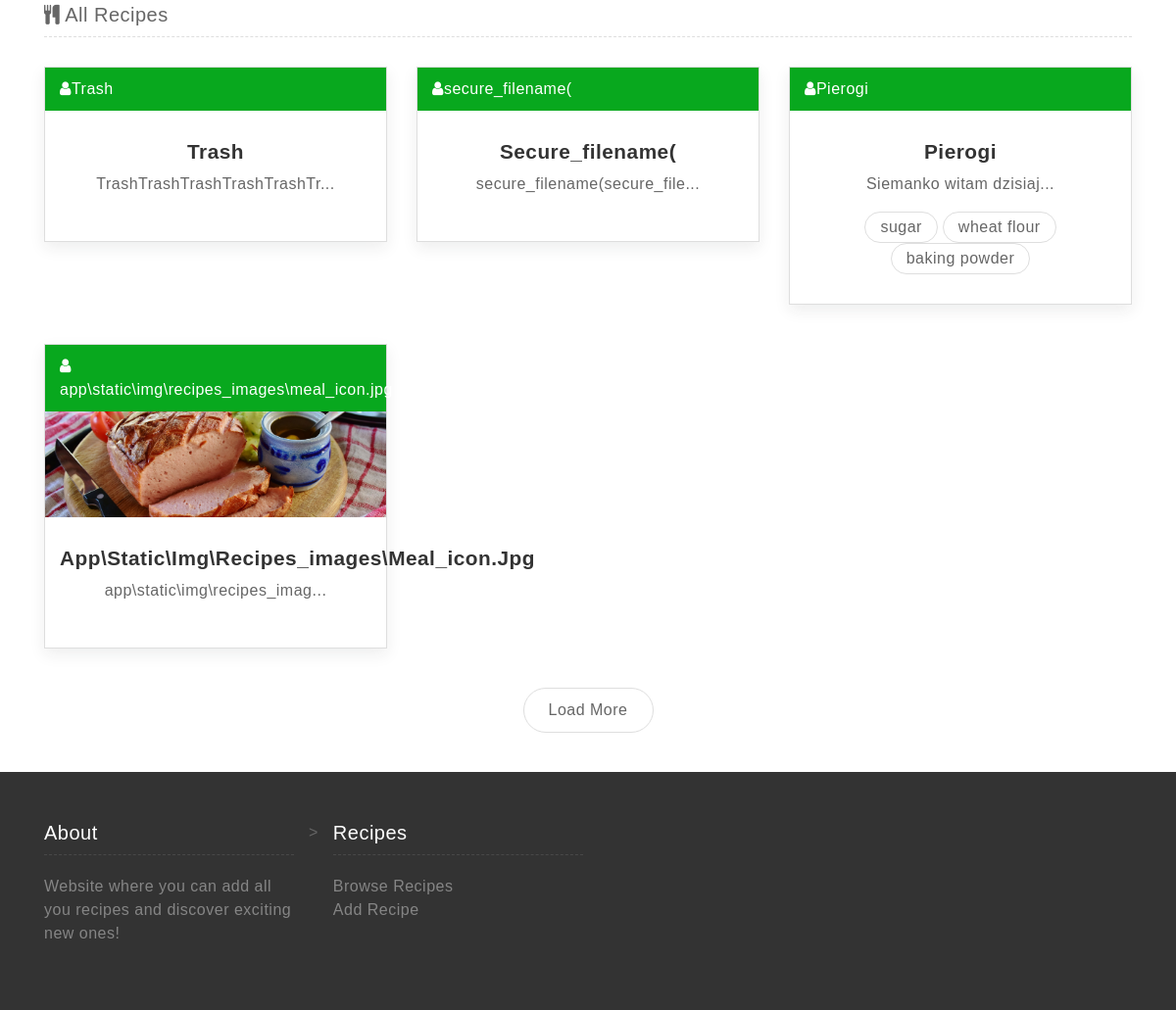
The page /index (lower part) on the database as committed earlier.
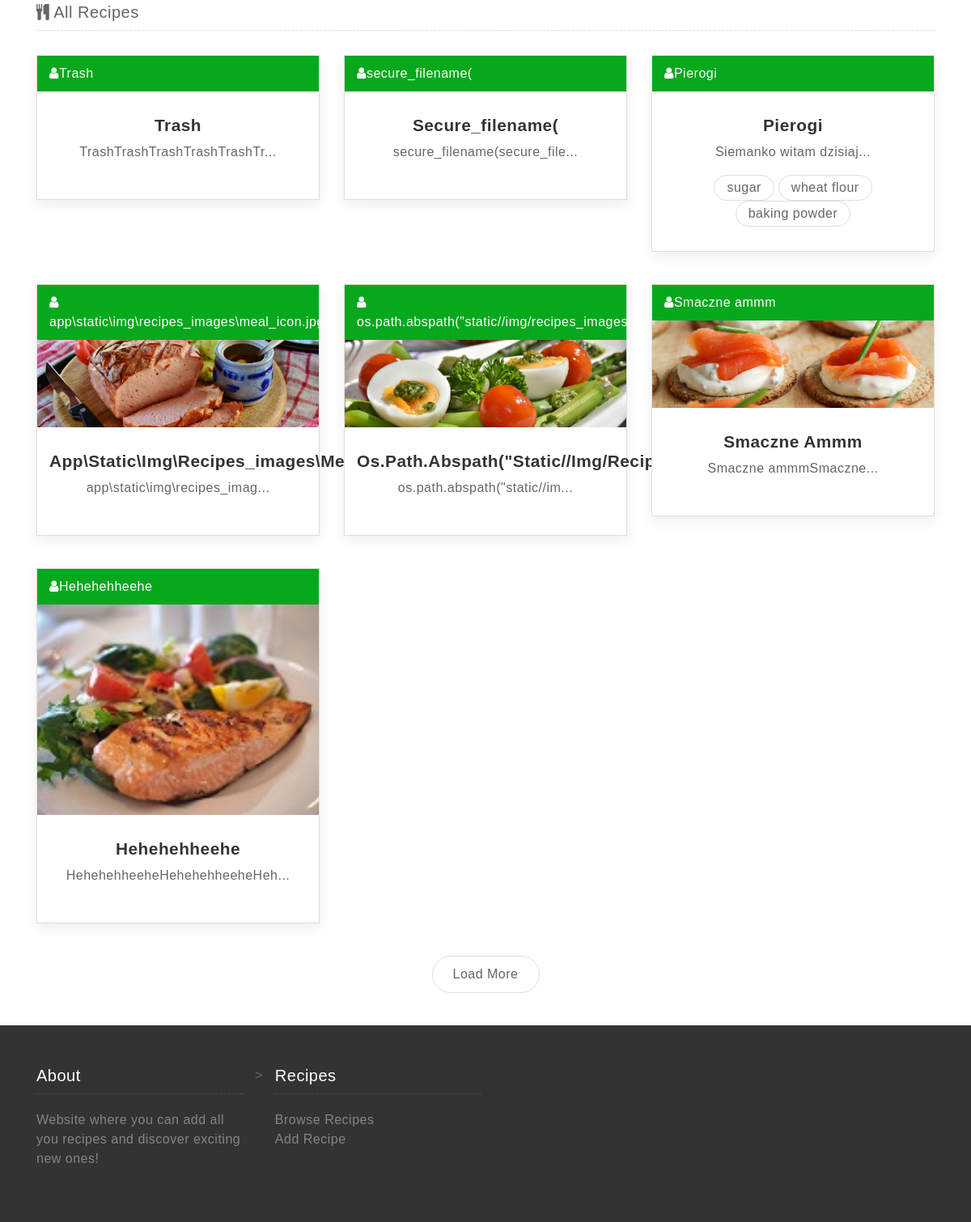
The same page on the database as committed later.
### app/models.py (models this page shows, shortened)
class Recipe(db.Model):
    id = db.Column(db.Integer, primary_key=True)
    name = db.Column(db.String(64), index=True, unique=True)
    content = db.Column(db.String(500))
    timestamp = db.Column(db.DateTime, index=True, default=datetime.utcnow)
    user_id = db.Column(db.Integer, db.ForeignKey('user.id'))
    cuisine_id = db.Column(db.Integer, db.ForeignKey('cuisine.id'))
    category_id = db.Column(db.Integer, db.ForeignKey('category.id'))
    image = db.Column(db.String(64))
    _ingredients = db.relationship(
        "Ingredient",
        secondary=ingredients_in_recipe,
        back_populates="recipes")
    _allergens = db.relationship(
        "Allergen",
        secondary=allergens_in_recipe,
        back_populates="recipes")

class Ingredient(db.Model):
    id = db.Column(db.Integer, primary_key=True)
    name = db.Column(db.String(64), unique=True)
    recipes = db.relationship(
        "Recipe",
        secondary=ingredients_in_recipe,
        back_populates="_ingredients")

### app/routes.py (the view)
@app.route('/')
@app.route('/index')
def index():
    Poppulate.poppulate_database()
    recipes = Recipe.query.all()
    return render_template("index.html", recipes=recipes)

### app/templates/index.html (shortened to what this page needs)
{% extends "base.html" %}
{% block content %}
<div class="list">
    <div class="container">
        <div class="row">
            <div class="col-lg-12">
                <h5><i class="fa fa-cutlery" aria-hidden="true"></i> All Recipes</h5>
            </div>
            {% for recipe in recipes %}
                {% include '_recipe.html' %}
            {% endfor %}
            <div class="col-lg-12 text-center">
                <a href="#" class="btn btn-load">Load More</a>
            </div>
        </div>
    </div>
</div>
{% endblock %}

### app/templates/base.html (shortened to what this page needs)
<!DOCTYPE html>
<html lang="en">
<head>
    {% block head %}
    <link href="static/css/font-awesome.min.css" rel="stylesheet">
    <link href="static/css/bootstrap.min.css" rel="stylesheet">
    <link href="static/css/styles.min.css" rel="stylesheet">
    <link href="static/css/select2.min.css" rel="stylesheet">
    {% endblock %}
</head>
{% block content %}{% endblock %}
{% block footer %}
<footer>
    <div class="container">
        <div class="row">
            <div class="col-lg-3 col-sm-3">
                <h5>About</h5>
                <p>Website where you can add all you recipes and discover exciting new ones!</p>
            </div>>
            <div class="col-lg-3 col-sm-3">
                <h5>Recipes</h5>
                <ul>
                    <li><a href="{{ url_for('recipes_list')  }}">Browse Recipes</a></li>
                    <li><a href="{{ url_for('add_recipe')  }}">Add Recipe</a></li>
                </ul>
            </div>
        </div>
    </div>
</footer>
{% endblock %}
</html>

### app/templates/_recipe.html
{% block main %}
<div class="col-lg-4 col-sm-6">
    <div class="box grid recipes">
        <div class="by"><i class="fa fa-user" aria-hidden="true"></i>{{ recipe.name }}</div>
        <a href="#"><img src="{{recipe.image}}" alt=""></a>
        <h2><a href="#">{{ recipe.name }} </a></h2>
        <p>{{ recipe.content | truncate(30) }}</p>
        <div class="tag">
            {% for ingredient in recipe._ingredients %}
                <a href="#">{{ ingredient.name }}</a>
            {% endfor %}
        </div>
    </div>
</div>
{% endblock %}

Rows that differ between the two databases and show on the page:
added Recipe: name "os.path.abspath(\"static//img/recipes_images\")", image (picture), name "Os.path.abspath(\"static//Img/Recipes_images\")", content "os.path.abspath(\"static//im..."
added Recipe: name "Smaczne ammm", image (picture), name "Smaczne Ammm", content "Smaczne ammmSmaczne..."
added Recipe: name "Hehehehheehe", image (picture), content "HehehehheeheHehehehheeheHeh..."
